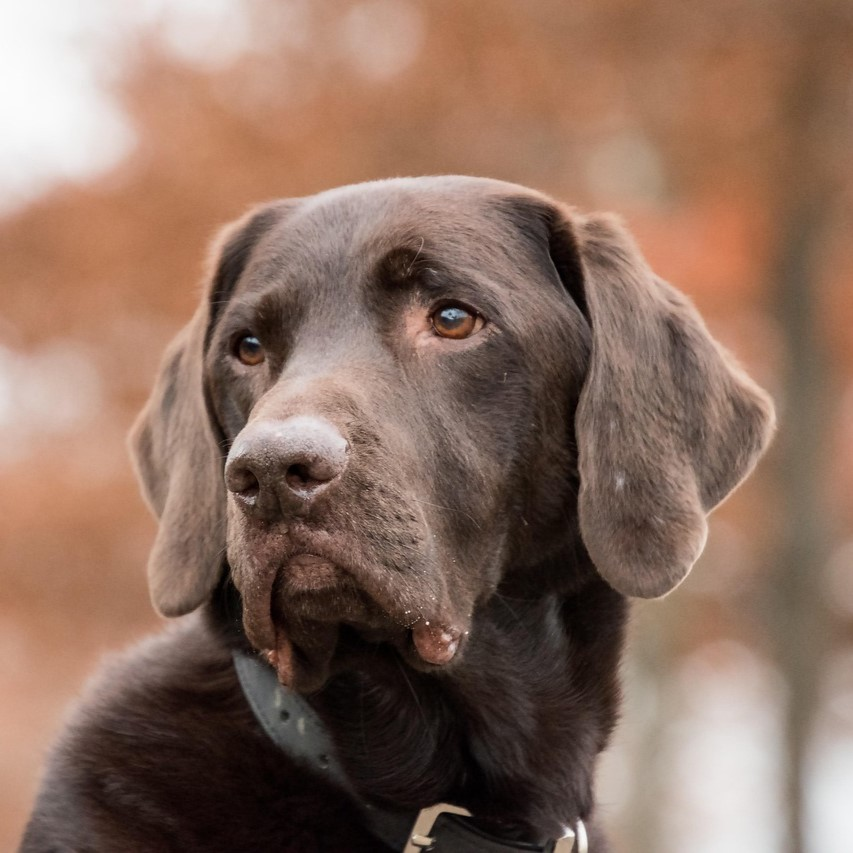
#> input picture assets/input.jpg, 853 x 853 px
$ python go_main.py --input assets/input.jpg
#> lines starting #> are read from the running program, lines starting #| are printed output that depends on the picture
#> in main, img is the input picture: shape (853, 853, 3); mean B, G, R 95.8, 110.6, 139.3
from __future__ import annotations
from typing import List, Tuple, Optional
import argparse, math
import cv2, numpy as np

# check for rembg, so code always runs
try:
    from rembg import remove as rembg_remove
    _HAS_REMBG = True
except Exception:
    _HAS_REMBG = False


Segment = Tuple[int, int]

# ---------- Preprocessing (modular) ----------

def resize_square(img_bgr: np.ndarray, size: int) -> np.ndarray:
#> called with size = 500
    return cv2.resize(img_bgr, (size, size), interpolation=cv2.INTER_AREA)

def to_gray_u8(img_bgr: np.ndarray) -> np.ndarray:
    return cv2.cvtColor(img_bgr, cv2.COLOR_BGR2GRAY)
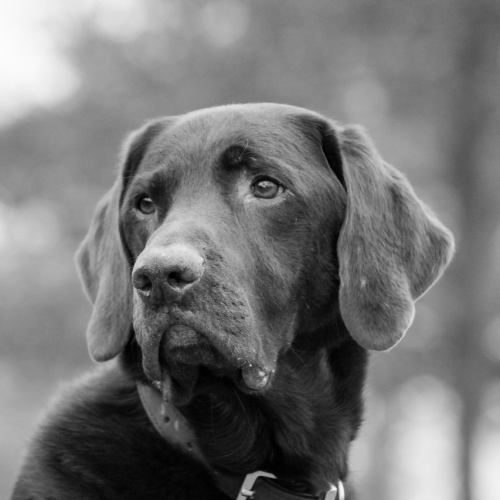
#> returned value: shape (500, 500); min 0, max 252, mean 117.5

def apply_clahe(gray_u8: np.ndarray, clip: float = 2.0, tiles: int = 8) -> np.ndarray:
    clahe = cv2.createCLAHE(clipLimit=float(clip), tileGridSize=(int(tiles), int(tiles)))
    return clahe.apply(gray_u8)

# [16 lines left out: functions contrast_stretch, canny_edges, not called in this run]

def build_brightness_for_go_solver(
    img_bgr: np.ndarray,
    *,
    work_size: int,
    use_clahe: bool,
    use_contrast: bool,
    p_low: float,
    p_high: float,
    use_edges: bool,
    edge_weight: float,
    edge_low: int,
    edge_high: int,
    edge_auto_sigma: float,
    use_rembg: bool,
    rembg_dim: float,
    rembg_feather: int,
    rembg_erode: int,
    #NEW
    pp_gamma: float,
    pp_clip_high: float,
) -> np.ndarray:
    """
    Returns uint8 brightness image (H,W) where 0=black, 255=white.
    Internally we form a 'target darkness' in [0..1], then convert:
      SourceImage_u8 = 255 * (1 - target_darkness)
    so dark/edgey areas become low brightness → high error (255 - src).
    """
    img = resize_square(img_bgr, work_size)

     # --- semantic background dim (optional) ---
    if use_rembg and rembg_dim > 0.0:
        img = rembg_dim_background(
            img,
            dim_factor=rembg_dim,
            feather_px=int(rembg_feather),
            erode_px=int(rembg_erode),
        )

    gray = to_gray_u8(img)

    if use_clahe:
        gray = apply_clahe(gray)

    if use_contrast:
        gray = contrast_stretch(gray, p_low=p_low, p_high=p_high)

    # high exposure correction
    if pp_gamma != 1.0:
        gray = apply_gamma(gray, pp_gamma)

    if pp_clip_high < 100.0:
        gray = brightness_clip(gray, clip_high=pp_clip_high)

    gray_f = gray.astype(np.float32) / 255.0
    darkness = 1.0 - gray_f  # 1 = needs thread
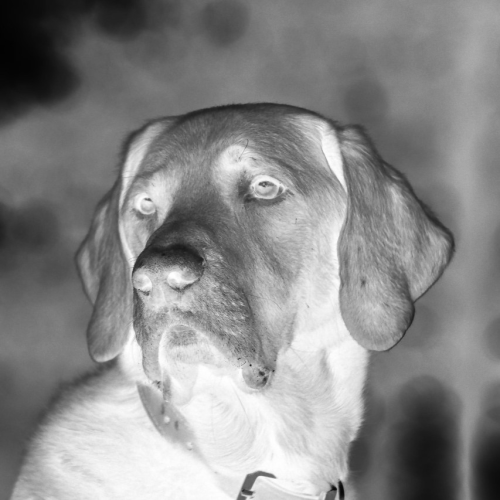
#> darkness: shape (500, 500) float32; min 0.0118, max 1, mean 0.539

    if use_edges:
        e = canny_edges(gray, low=edge_low, high=edge_high, auto_sigma=edge_auto_sigma).astype(np.float32) / 255.0
        # blend: more weight → more emphasis on contours
        target_dark = (1.0 - edge_weight) * darkness + edge_weight * e
    else:
        target_dark = darkness

    # convert back to Go-style brightness
    src = (255.0 * (1.0 - target_dark)).astype(np.uint8)
    return src

# [56 lines left out: functions rembg_dim_background, apply_gamma, brightness_clip, not called in this run]

# -------------------- Pin + Line Precomputation --------------------

def pin_positions_circle(size: int, n_pins: int, margin: int = 1) -> np.ndarray:
    cx, cy = size / 2, size / 2
    r = size / 2 - margin
    ang = np.linspace(0, 2 * math.pi, n_pins, endpoint=False)
    xs = (cx + r * np.cos(ang)).astype(np.int32)
    ys = (cy + r * np.sin(ang)).astype(np.int32)
    return np.stack([xs, ys], axis=1)

def precalc_lines(pins: np.ndarray, n_pins: int, size: int, min_distance: int):
    """
    Precompute pixel indices for each line (both directions).
    """
    H = W = size
    line_cache = {}
    for i in range(n_pins):
        for j in range(i + min_distance, n_pins):
            x0, y0 = pins[i]
            x1, y1 = pins[j]
            d = int(math.hypot(x1 - x0, y1 - y0))
            if d <= 1:
                continue
            xs = np.linspace(x0, x1, d).astype(np.int32)
            ys = np.linspace(y0, y1, d).astype(np.int32)
            idx = ys * W + xs
            line_cache[(i, j)] = idx
            line_cache[(j, i)] = idx
    return line_cache

# -------------------- Core Solver --------------------

def solve_string_art_go(
    source_brightness_u8: np.ndarray,   # <-- preprocessed brightness (0..255), 2D or flat
    n_pins: int,
    max_lines: int,
    *,
    min_distance: int = 30,
    line_weight: float = 8.0,
    last_n: int = 20,
    work_size: int = 500,
    progress_cb: Optional[callable] = None,
) -> Tuple[List[Segment], np.ndarray, np.ndarray, np.ndarray]:

    # Ensure shape = (H,W)
#> called with n_pins = 300, max_lines = 4000, min_distance = 30, line_weight = 8, last_n = 20, work_size = 500
    if source_brightness_u8.ndim == 1:
        gray = source_brightness_u8.reshape(work_size, work_size).astype(np.float32)
    else:
        gray = source_brightness_u8.astype(np.float32)

    H, W = gray.shape
#> H = 500; W = 500
    pins = pin_positions_circle(work_size, n_pins)
    line_cache = precalc_lines(pins, n_pins, work_size, min_distance)

    # Go logic: error starts as (255 - brightness)
    error = 255.0 - gray.ravel()

    path: List[Segment] = []
    current_pin = 0
    last_pins = [-1] * last_n

    for step in range(max_lines):
        if progress_cb:
            progress_cb(int(100 * step / max(1, max_lines - 1)))

        best_pin = None
        best_err = -1.0
        best_idx = None

        for offset in range(min_distance, n_pins - min_distance):
            test_pin = (current_pin + offset) % n_pins
            if test_pin in last_pins:
                continue
            idx = line_cache.get((current_pin, test_pin))
            if idx is None:
                continue

            line_err = error[idx].sum()
            if line_err > best_err:
                best_err = line_err
                best_pin = test_pin
                best_idx = idx

        if best_pin is None:
            break

        # Apply line: subtract constant LINE_WEIGHT along the pixels
        error[best_idx] -= float(line_weight)
        np.maximum(error, 0.0, out=error)

        path.append((current_pin, best_pin))
        last_pins.append(best_pin)
        last_pins = last_pins[-last_n:]
        current_pin = best_pin
#> after the loop, last_pins = [87, 22, 85, 16, 179, 4, 88, 238, 131, 235, 122, 216, 111, 237, 55, 171, 71, 264, 93, 15]; path = 4000 pairs, first value 0 to 299, second value 0 to 299

    if progress_cb:
        progress_cb(100)

    # Return: path, final error map, the brightness target we used, and pins
    return path, error.reshape(H, W), gray, pins

# -------------------- Rendering --------------------

# [26 lines left out: function render_path, not called in this run]

def save_path_txt(path: List[Segment], out_txt: str) -> None:
    with open(out_txt, "w", encoding="utf-8") as f:
        for a, b in path:
            f.write(f"{a} {b}\n")

# -------------------- CLI --------------------

def main():
    ap = argparse.ArgumentParser(description="String-art converter (faithful Go port).")
    ap.add_argument("--input", required=True)
    ap.add_argument("--pins", type=int, default=300)
    ap.add_argument("--steps", type=int, default=4000)
    ap.add_argument("--work_size", type=int, default=500)
    ap.add_argument("--min_distance", type=int, default=30)
    ap.add_argument("--line_weight", type=float, default=8.0)
    ap.add_argument("--last_n", type=int, default=20)
    ap.add_argument("--preview", default="")
    ap.add_argument("--out", default="path.txt")
    ap.add_argument("--render_alpha", type=float, default=0.10, help="Per-line darkness contribution in preview (smaller = lighter)")
    ap.add_argument("--render_gamma", type=float, default=1.0, help="Gamma correction for preview (1.0 = none)")
    ap.add_argument("--line_thickness", type=int, default=1, help="Thickness of preview lines")
    # --- Preprocessing knobs ---
    ap.add_argument("--pp_clahe", action="store_true", help="Apply CLAHE before other steps")
    ap.add_argument("--pp_contrast", action="store_true", help="Percentile contrast stretch")
    ap.add_argument("--pp_c_low", type=float, default=2.0, help="Contrast low percentile (0..50)")
    ap.add_argument("--pp_c_high", type=float, default=98.0, help="Contrast high percentile (50..100)")
    ap.add_argument("--pp_rembg", action="store_true", help="Use rembg to get a foreground mask and darken background")
    ap.add_argument("--pp_rembg_dim", type=float, default=0.45, help="How much to darken the background (0..1)")
    ap.add_argument("--pp_rembg_feather", type=int, default=6, help="Feather (Gaussian sigma in px) for bg mask edges")
    ap.add_argument("--pp_rembg_erode", type=int, default=1, help="Erode foreground mask in px to reduce hair halos")
    ap.add_argument("--pp_gamma", type=float, default=1.0, help="Gamma correction before inversion ( <1 = brighten, >1 = darken highlights )")
    ap.add_argument("--pp_clip_high", type=float, default=100.0, help="Percentile high clipping for brightness (e.g. 95 = ignore brightest 5%)")

    ap.add_argument("--pp_edges", action="store_true", help="Add Canny edges to the target (blended)")
    ap.add_argument("--pp_edge_weight", type=float, default=0.35, help="Blend weight for edges (0..1)")
    ap.add_argument("--pp_edge_low", type=int, default=-1, help="Canny low threshold; -1 = auto")
    ap.add_argument("--pp_edge_high", type=int, default=-1, help="Canny high threshold; -1 = auto")
    ap.add_argument("--pp_edge_auto_sigma", type=float, default=0.33, help="Auto Canny sigma (median-based)")
    args = ap.parse_args()

    img = cv2.imread(args.input, cv2.IMREAD_COLOR)
    if img is None:
        raise SystemExit(f"Could not read: {args.input}")

    def progress(p: int):
        print(f"\rProgress: {p:3d}%", end="", flush=True)

    # preprocessing
    src_u8 = build_brightness_for_go_solver(
        img_bgr=img,
        work_size=args.work_size,
        use_clahe=args.pp_clahe,
        use_contrast=args.pp_contrast,
        p_low=args.pp_c_low,
        p_high=args.pp_c_high,
        use_edges=args.pp_edges,
        edge_weight=args.pp_edge_weight,
        edge_low=args.pp_edge_low,
        edge_high=args.pp_edge_high,
        edge_auto_sigma=args.pp_edge_auto_sigma,
        use_rembg=args.pp_rembg,
        rembg_dim=args.pp_rembg_dim,
        rembg_feather=args.pp_rembg_feather,
        rembg_erode=args.pp_rembg_erode,
        pp_gamma=args.pp_gamma,
        pp_clip_high=args.pp_clip_high,
    )
    # Flatten to match the Go logic (row-major)
    H = W = args.work_size
    SourceImg = src_u8.reshape(H * W).astype(np.float64)

    # find path
    path, error, target, pins = solve_string_art_go(
        source_brightness_u8=src_u8,
        n_pins=args.pins,
        max_lines=args.steps,
        min_distance=args.min_distance,
        line_weight=args.line_weight,
        last_n=args.last_n,
        work_size=args.work_size,
        progress_cb=progress,
    )
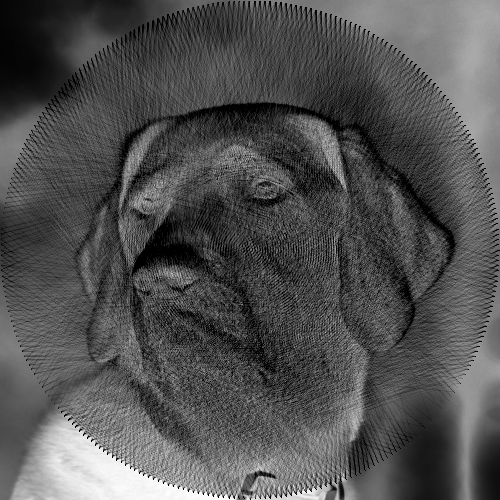
#> error: shape (500, 500) float32; min 0, max 255, mean 81.8
#> pins = 300 pairs, first value 1 to 499, second value 1 to 499
    print("\nDone.")

    save_path_txt(path, args.out)
#> the loop in save_path_txt, `for a, b in path:` made 4000 passes
#> (a, b) on passes 1 to 3: (0, 109), (109, 282), (282, 112)
    print(f"Saved {len(path)} segments to {args.out}")

    if args.preview:
        preview = render_path(
            args.work_size, pins, path,
            alpha_per_line=args.render_alpha,
            gamma=args.render_gamma,
            thickness=args.line_thickness
        )
        cv2.imwrite(args.preview, preview)
        print(f"Saved preview to {args.preview}")

if __name__ == "__main__":
    main()
